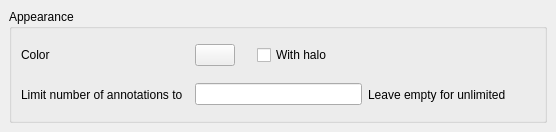
<ui version="4.0" >
 <class>RulerConfigPage2</class>
 <widget class="QFrame" name="RulerConfigPage2" >
  <property name="geometry" >
   <rect>
    <x>0</x>
    <y>0</y>
    <width>556</width>
    <height>132</height>
   </rect>
  </property>
  <property name="windowTitle" >
   <string>Settings</string>
  </property>
  <layout class="QVBoxLayout" >
   <property name="margin" >
    <number>9</number>
   </property>
   <property name="spacing" >
    <number>6</number>
   </property>
   <item>
    <widget class="QGroupBox" name="groupBox" >
     <property name="title" >
      <string>Appearance</string>
     </property>
     <layout class="QGridLayout" >
      <property name="margin" >
       <number>9</number>
      </property>
      <property name="spacing" >
       <number>6</number>
      </property>
      <item row="0" column="1" >
       <widget class="QFrame" name="frame_2" >
        <property name="sizePolicy" >
         <sizepolicy>
          <hsizetype>7</hsizetype>
          <vsizetype>5</vsizetype>
          <horstretch>0</horstretch>
          <verstretch>0</verstretch>
         </sizepolicy>
        </property>
        <property name="frameShape" >
         <enum>QFrame::NoFrame</enum>
        </property>
        <property name="frameShadow" >
         <enum>QFrame::Raised</enum>
        </property>
        <layout class="QHBoxLayout" >
         <property name="margin" >
          <number>0</number>
         </property>
         <property name="spacing" >
          <number>6</number>
         </property>
         <item>
          <widget class="lay::ColorButton" name="ruler_color_pb" >
           <property name="toolTip" >
            <string>The color in which the rulers are drawn</string>
           </property>
           <property name="text" >
            <string/>
           </property>
          </widget>
         </item>
         <item>
          <spacer>
           <property name="orientation" >
            <enum>Qt::Horizontal</enum>
           </property>
           <property name="sizeType" >
            <enum>QSizePolicy::Fixed</enum>
           </property>
           <property name="sizeHint" >
            <size>
             <width>16</width>
             <height>21</height>
            </size>
           </property>
          </spacer>
         </item>
         <item>
          <widget class="QCheckBox" name="halo_cb" >
           <property name="sizePolicy" >
            <sizepolicy>
             <hsizetype>7</hsizetype>
             <vsizetype>0</vsizetype>
             <horstretch>0</horstretch>
             <verstretch>0</verstretch>
            </sizepolicy>
           </property>
           <property name="text" >
            <string>With halo</string>
           </property>
          </widget>
         </item>
        </layout>
       </widget>
      </item>
      <item row="1" column="1" >
       <widget class="QFrame" name="frame" >
        <property name="sizePolicy" >
         <sizepolicy>
          <hsizetype>7</hsizetype>
          <vsizetype>5</vsizetype>
          <horstretch>0</horstretch>
          <verstretch>0</verstretch>
         </sizepolicy>
        </property>
        <property name="frameShape" >
         <enum>QFrame::NoFrame</enum>
        </property>
        <property name="frameShadow" >
         <enum>QFrame::Raised</enum>
        </property>
        <layout class="QHBoxLayout" >
         <property name="margin" >
          <number>0</number>
         </property>
         <property name="spacing" >
          <number>6</number>
         </property>
         <item>
          <widget class="QLineEdit" name="num_rulers_edit" >
           <property name="sizePolicy" >
            <sizepolicy>
             <hsizetype>5</hsizetype>
             <vsizetype>0</vsizetype>
             <horstretch>0</horstretch>
             <verstretch>0</verstretch>
            </sizepolicy>
           </property>
           <property name="minimumSize" >
            <size>
             <width>0</width>
             <height>0</height>
            </size>
           </property>
           <property name="toolTip" >
            <string>If set, no markers are created than the specified number - older markers are deleted</string>
           </property>
          </widget>
         </item>
         <item>
          <widget class="QLabel" name="label" >
           <property name="text" >
            <string>Leave empty for unlimited</string>
           </property>
          </widget>
         </item>
        </layout>
       </widget>
      </item>
      <item row="0" column="0" >
       <widget class="QLabel" name="textLabel3_2" >
        <property name="text" >
         <string>Color</string>
        </property>
       </widget>
      </item>
      <item row="1" column="0" >
       <widget class="QLabel" name="textLabel1_2_3" >
        <property name="text" >
         <string>Limit number of annotations to  </string>
        </property>
       </widget>
      </item>
     </layout>
    </widget>
   </item>
  </layout>
 </widget>
 <layoutdefault spacing="6" margin="11" />
 <customwidgets>
  <customwidget>
   <class>lay::ColorButton</class>
   <extends>QPushButton</extends>
   <header>layWidgets.h</header>
  </customwidget>
 </customwidgets>
 <tabstops>
  <tabstop>ruler_color_pb</tabstop>
  <tabstop>halo_cb</tabstop>
  <tabstop>num_rulers_edit</tabstop>
 </tabstops>
 <resources>
  <include location="layResources.qrc" />
 </resources>
 <connections/>
</ui>
